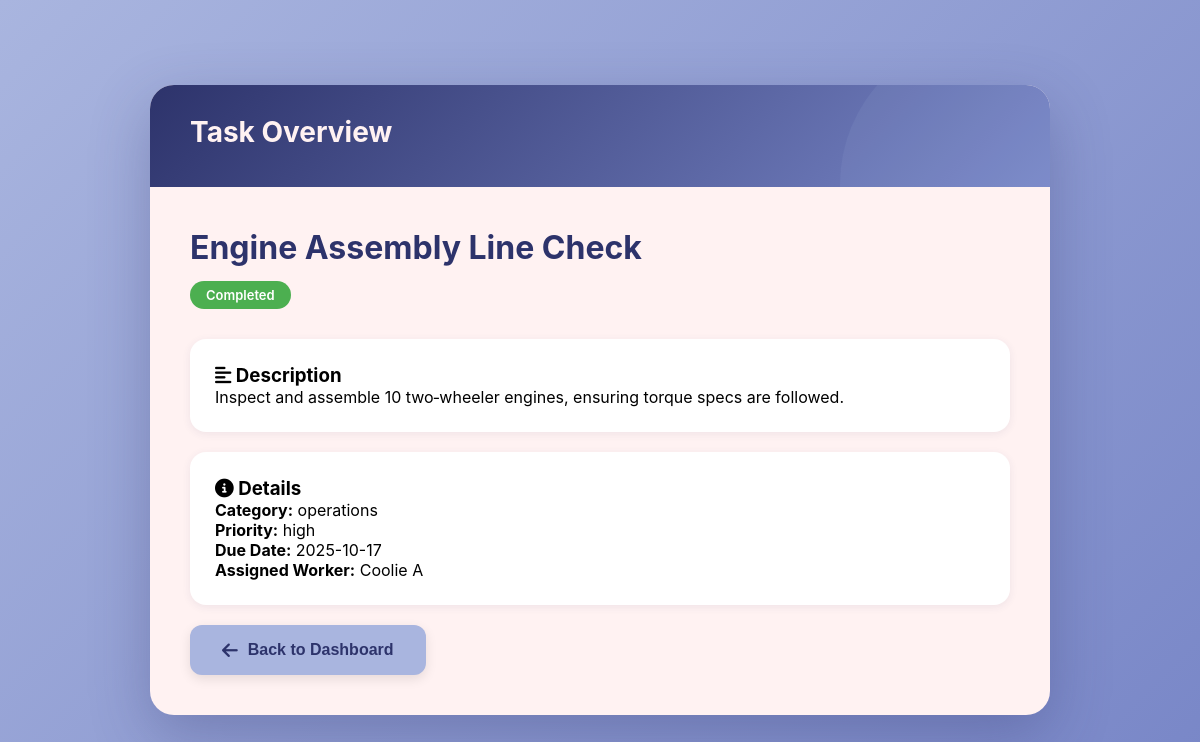
Screenshot of /supervisor/task_details/1 (signed in) with the database file from the repository.
### application/models.py (models this page shows, shortened)
class Task(db.Model):
    __tablename__ = "tasks"
    id = db.Column(db.Integer, primary_key=True)
    name = db.Column(db.String(150), nullable=False)
    description = db.Column(db.Text, nullable=True)
    status = db.Column(db.String(50), default="pending")
    category = db.Column(db.String(50), nullable=True)
    priority = db.Column(db.String(20), default="medium")
    start_date = db.Column(db.Date, nullable=True)
    due_date = db.Column(db.Date, nullable=True)
    estimated_hours = db.Column(db.Integer, nullable=True)
    tags = db.Column(db.String(250), nullable=True)  # comma-separated tags
    assigned_worker_id = db.Column(db.Integer, db.ForeignKey("users.id"))
    created_by_supervisor_id = db.Column(db.Integer, db.ForeignKey("users.id"))
    assigned_worker = db.relationship("User", back_populates="tasks", foreign_keys=[assigned_worker_id])
    work_sessions = db.relationship("WorkSession", back_populates="task", cascade="all, delete-orphan")

class User(db.Model):
    __tablename__ = "users"
    id = db.Column(db.Integer, primary_key=True)
    emp_id = db.Column(db.String(50), unique=True, nullable=False)
    name = db.Column(db.String(100), nullable=False)
    email = db.Column(db.String(120), unique=True, nullable=False)
    password = db.Column(db.String(200), nullable=False)
    role = db.Column(db.String(50), nullable=False)
    tasks = db.relationship("Task", back_populates="assigned_worker", foreign_keys="Task.assigned_worker_id")
    assessments = db.relationship("Assessment", back_populates="worker", cascade="all, delete-orphan")
    machine_logs = db.relationship("MachineLog", back_populates="worker", cascade="all, delete-orphan")
    work_sessions = db.relationship("WorkSession", back_populates="worker", cascade="all, delete-orphan")

### application/controllers.py (the view)
    @app.route("/supervisor/task_details/<int:task_id>")
    def supervisor_task_details(task_id):
        if session.get("role") != "supervisor":
            flash("Unauthorized access.", "danger")
            return redirect(url_for("login"))
        task = Task.query.get_or_404(task_id)
        return render_template("supervisor/task_details.html", task=task)

### templates/supervisor/task_details.html (shortened to what this page needs)
<!DOCTYPE html>
<html lang="en">
<head>
  <link rel="stylesheet" href="/static/worker/task_details.css" />
  <link rel="stylesheet" href="https://cdnjs.cloudflare.com/ajax/libs/font-awesome/6.4.0/css/all.min.css" />
</head>
<body>
  <div class="container">
    <div class="header">
      <h1>Task Overview</h1>
    </div>
    <div class="content">
      <div class="task-header">
        <h2 class="task-title">{{ task.name }}</h2>
        <span class="status-badge {{ task.status|lower }}">{{ task.status|capitalize }}</span>
      </div>
      <div class="card">
        <h3><i class="fas fa-align-left"></i> Description</h3>
        <p>{{ task.description or "No description provided." }}</p>
      </div>
      <div class="card">
        <h3><i class="fas fa-info-circle"></i> Details</h3>
        <p><strong>Category:</strong> {{ task.category }}</p>
        <p><strong>Priority:</strong> {{ task.priority }}</p>
        <p><strong>Due Date:</strong> {{ task.due_date.strftime('%Y-%m-%d') if task.due_date else '—' }}</p>
        <p><strong>Assigned Worker:</strong> {{ task.assigned_worker.name if task.assigned_worker else 'Unassigned' }}</p>
      </div>
      <div class="action-buttons">
        <form method="GET" action="{{ url_for('supervisor_dashboard') }}">
          <button type="submit" class="btn btn-secondary">
            <i class="fas fa-arrow-left"></i> Back to Dashboard
          </button>
        </form>
      </div>
    </div>
  </div>
</body>
</html>

### static/worker/task_details.css (style rules this page uses)
* { margin: 0; padding: 0; box-sizing: border-box; }
body { font-family: 'Inter', sans-serif; background: linear-gradient(135deg, #A9B5DF 0%, #7886C7 100%); min-height: 100vh; padding: 20px; display: flex; justify-content: center; align-items: center; position: relative; overflow-x: hidden; }
.container { max-width: 900px; width: 100%; background: #FFF2F2; border-radius: 24px; box-shadow: 0 20px 60px rgba(45, 51, 107, 0.3); overflow: hidden; animation: slideUp 0.6s ease-out; }
.header { background: linear-gradient(135deg, #2D336B 0%, #7886C7 100%); padding: 30px 40px; color: #FFF2F2; position: relative; overflow: hidden; }
.header::before { content: ''; position: absolute; top: -50%; right: -10%; width: 300px; height: 300px; background: rgba(169, 181, 223, 0.1); border-radius: 50%; }
.header h1 { font-size: 28px; font-weight: 700; margin-bottom: 8px; position: relative; z-index: 1; }
.content { padding: 40px; }
.task-header { margin-bottom: 30px; }
.task-title { font-size: 32px; font-weight: 700; color: #2D336B; margin-bottom: 12px; line-height: 1.3; }
.status-badge { display: inline-block; padding: 6px 16px; border-radius: 20px; font-size: 13px; font-weight: 600; background: #A9B5DF; color: #2D336B; }
.status-badge.completed { background: #4CAF50; color: white; }
.card { background: white; border-radius: 16px; padding: 25px; margin-bottom: 20px; box-shadow: 0 2px 8px rgba(45, 51, 107, 0.08); transition: transform 0.3s, box-shadow 0.3s; }
.action-buttons { display: flex; gap: 15px; flex-wrap: wrap; }
.btn { flex: 1; min-width: 200px; padding: 16px 32px; border: none; border-radius: 12px; font-size: 16px; font-weight: 600; cursor: pointer; transition: all 0.3s; display: flex; align-items: center; justify-content: center; gap: 10px; box-shadow: 0 4px 12px rgba(0, 0, 0, 0.1); }
.btn-secondary { background: #A9B5DF; color: #2D336B; }
.btn i { font-size: 18px; }
.header { background: linear-gradient(135deg, #2D336B 0%, #7886C7 100%); padding: 30px 40px; color: #FFF2F2; position: relative; overflow: hidden; animation: fadeIn 1s ease-in; }
.content > * { animation: fadeInUp 0.7s ease forwards; }
.card, .progress-section, .notes-section, .supervisor-card, .action-buttons { animation: fadeInUp 0.7s ease; }
.card, .notes-section, .progress-section, .supervisor-card { transition: transform 0.3s ease, box-shadow 0.3s ease; }
.btn { transition: all 0.3s ease, box-shadow 0.3s ease; }

### rows the page displays
Task: name "Engine Assembly Line Check", status "Completed", description "Inspect and assemble 10 two‑wheeler engines, ensuring torque specs are followed.", category "operations", priority "high", due_date "2025-10-17"
User: assigned_worker "Coolie A"
